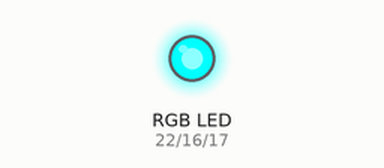
Bench run of a sketch on a simulated ESP32. Shown: an RGB LED mixed from three pins (HIGH = lit). Pins used as bus, display or sensor lines are not drawn.

Above: at 3.05 s.
At 11.15 s:
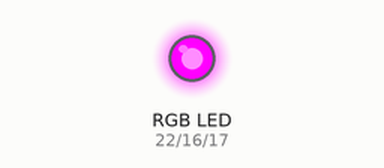
At 19.4 s:
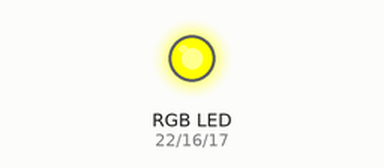
At 27.8 s:
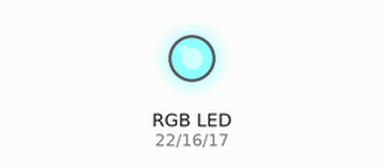
At 32.0 s:
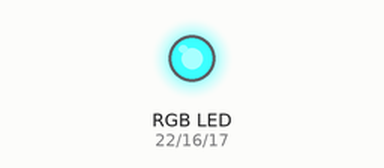
At 36.35 s:
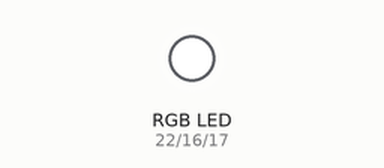
Timing chart, 0 to 46.4 s (numbered marks = the images above):
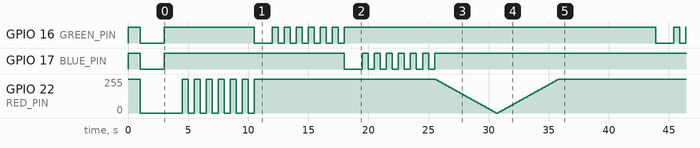

Measured:
- by itself, GPIO 16 (GREEN_PIN): HIGH → LOW at 1.0 s, → HIGH 2.0 s later, → LOW 7.5 s later, → HIGH 1.5 s later, … (58 changes in this stretch)
- by itself, GPIO 17 (BLUE_PIN): HIGH → LOW at 1.0 s, → HIGH 2.0 s later, → LOW 15.0 s later, → HIGH 1.5 s later, … (58 changes in this stretch)

The sketch:

RGB_LED.ino
```cpp
//This program is used to operate RGB tricolor lights

//pin usage as follow:
//                   RED  GREEN  BLUE   VCC    GND
//ESP32-WROOM-32E:   22    16     17    5V     GND

//Low level  -- turn on LED light
//High level -- turn off LED light

/***********************************************************************************
* @attention
*
* THE PRESENT FIRMWARE WHICH IS FOR GUIDANCE ONLY AIMS AT PROVIDING CUSTOMERS
* WITH CODING INFORMATION REGARDING THEIR PRODUCTS IN ORDER FOR THEM TO SAVE
* TIME. AS A RESULT, QD electronic SHALL NOT BE HELD LIABLE FOR ANY
* DIRECT, INDIRECT OR CONSEQUENTIAL DAMAGES WITH RESPECT TO ANY CLAIMS ARISING
* FROM THE CONTENT OF SUCH FIRMWARE AND/OR THE USE MADE BY CUSTOMERS OF THE
* CODING INFORMATION CONTAINED HEREIN IN CONNECTION WITH THEIR PRODUCTS.
**********************************************************************************/

#include <Arduino.h>

#define RED_PIN 22
#define GREEN_PIN 16
#define BLUE_PIN 17

#define LED_ON  0
#define LED_OFF 1

int freq = 2000;    // frequency
int channel = 0;    // aisle
int resolution = 8;   // Resolution

const int led = RED_PIN;
void setup()
{
  //Initialize GPIO, turn off tricolor light

  pinMode(RED_PIN, OUTPUT);
  pinMode(GREEN_PIN, OUTPUT);
  pinMode(BLUE_PIN, OUTPUT);
  digitalWrite(RED_PIN, LED_OFF);  //RED
  digitalWrite(GREEN_PIN, LED_OFF); //GREEN
  digitalWrite(BLUE_PIN, LED_OFF); //GREEN
  delay(1000);
  digitalWrite(RED_PIN, LED_ON);  //RED
  digitalWrite(GREEN_PIN, LED_ON); //GREEN
  digitalWrite(BLUE_PIN, LED_ON); //GREEN
  delay(2000);
  ledcSetup(channel, freq, resolution); // set channel
  //ledcAttachPin(led, channel);  // Connect the channel to the corresponding pin
}

void loop()
{
  int i = 0;
  digitalWrite(GREEN_PIN, LED_OFF);
  digitalWrite(BLUE_PIN, LED_OFF);
  digitalWrite(RED_PIN, LED_ON);
  delay(1500);
  for(i=0;i<6;i++)
  {
     digitalWrite(RED_PIN, LED_OFF);
     delay(500);
     digitalWrite(RED_PIN, LED_ON);
     delay(500);
  }
  digitalWrite(RED_PIN, LED_OFF);
  digitalWrite(BLUE_PIN, LED_OFF);
  digitalWrite(GREEN_PIN, LED_ON);
  delay(1500);
  for(i=0;i<6;i++)
  {
     digitalWrite(GREEN_PIN, LED_OFF);
     delay(500);
     digitalWrite(GREEN_PIN, LED_ON);
     delay(500);
  }
  digitalWrite(RED_PIN, LED_OFF);
  digitalWrite(GREEN_PIN, LED_OFF);
  digitalWrite(BLUE_PIN, LED_ON);
  delay(1500);
  for(i=0;i<6;i++)
  {
     digitalWrite(BLUE_PIN, LED_OFF);
     delay(500);
     digitalWrite(BLUE_PIN, LED_ON);
     delay(500);
  }
  digitalWrite(RED_PIN, LED_OFF);  //RED
  digitalWrite(GREEN_PIN, LED_OFF); //GREEN
  digitalWrite(BLUE_PIN, LED_OFF); //GREEN
  ledcAttachPin(led, channel);
  // gradually brighten
   for (int dutyCycle = 255; dutyCycle >= 0; dutyCycle = dutyCycle - 5)
  {
    ledcWrite(channel, dutyCycle);  // output PWM
    delay(100);
  }
  // gradually darken
  for (int dutyCycle = 0; dutyCycle <= 255; dutyCycle = dutyCycle + 5)
  {
    ledcWrite(channel, dutyCycle);  // output PWM
    delay(100);
  }
  delay(500);
  ledcDetachPin(RED_PIN);
}
```
